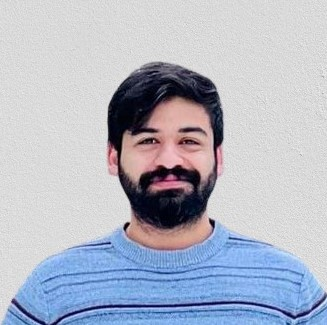
#> input picture image1.jpg, 327 x 325 px, found by its file name
$ python 23_chapter_face_detection.py
#> lines starting #> are read from the running program, lines starting #| are printed output that depends on the picture
# HOW TO DETECT FACE

# face dtection
import cv2 as cv

face_cascade = cv.CascadeClassifier('resources/file.xml')

img = cv.imread("resources/image1.jpg")
#> img is the input picture: shape (325, 327, 3); mean B, G, R 196.6, 182.9, 178

img = cv.resize(img,(400,400))
#> img: shape (400, 400, 3)

gray_scale = cv.cvtColor(img,cv.COLOR_BGR2GRAY)
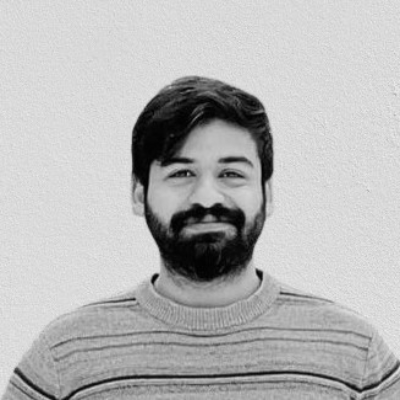
#> gray_scale: shape (400, 400); min 1, max 240, mean 182.9

face = face_cascade.detectMultiScale(gray_scale,1.1,4)
#> face = [[130, 110, 157, 157]]

for (x,y,w,h) in face:
    cv.rectangle(img,(x,y),(x+w,y+h),(255,0,0),2)
#> this loop made 1 pass
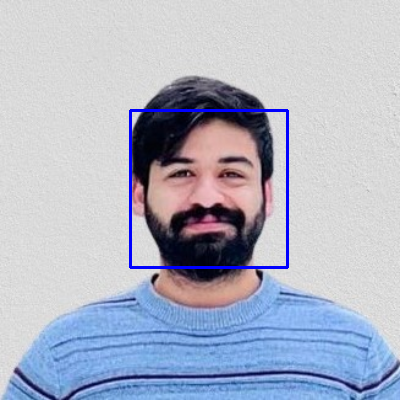
#> img: shape (400, 400, 3); mean B, G, R 197.6, 181, 176.1

cv.imshow("First image",img)

cv.waitKey(0)
cv.destroyAllWindows()


# LAST LECTURE OF 40 DAYS COURSE
